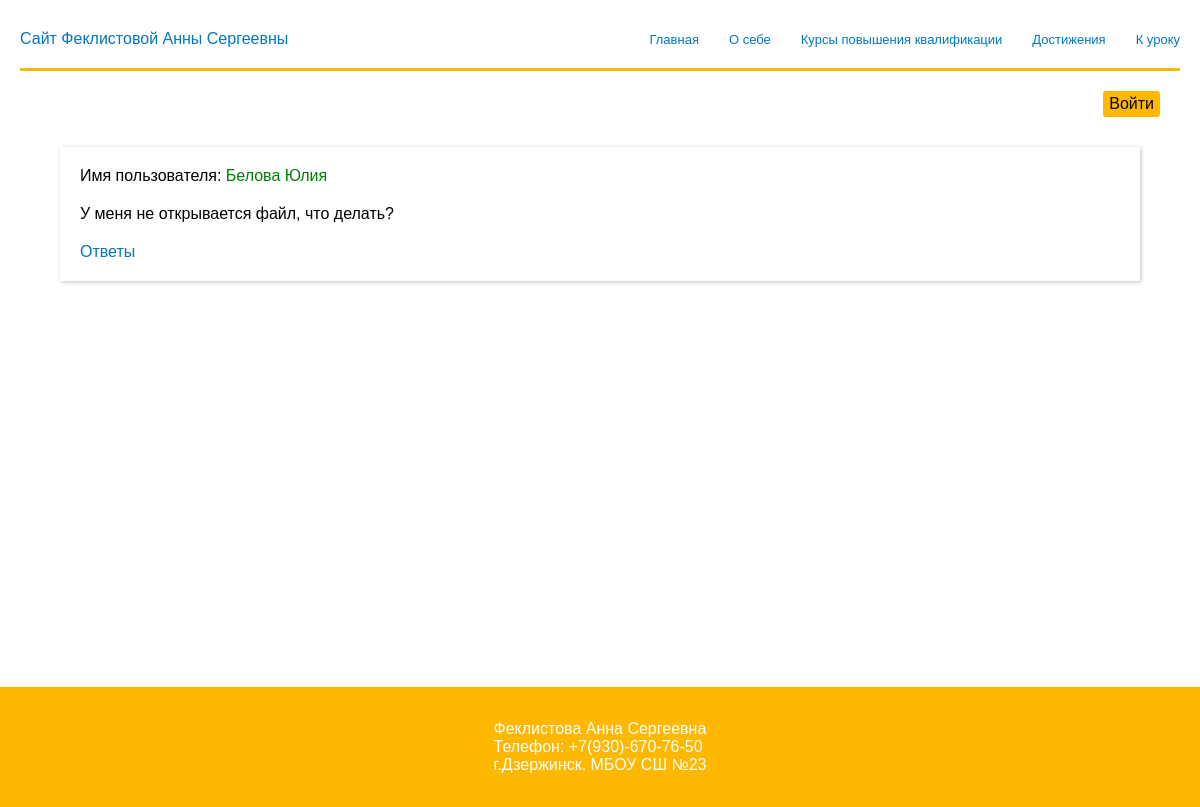
The app's page /questions.php?id=2&t=Потребности семьи with its own data.
### tables this page shows
CREATE TABLE `questions` (
  `id` int NOT NULL,
  `user_id` int DEFAULT NULL,
  `lesson_id` int DEFAULT NULL,
  `question` varchar(255) NOT NULL
);

CREATE TABLE `users` (
  `id` int NOT NULL,
  `login` varchar(16) NOT NULL,
  `name` varchar(35) NOT NULL,
  `surname` varchar(50) NOT NULL,
  `status_id` int NOT NULL,
  `password` varchar(120) NOT NULL
);

### questions.php (the view, shortened to what this page needs)
<?php
require_once 'database.php';
$query = "SELECT questions.id as id, name, surname, question FROM questions JOIN users ON users.id = questions.user_id WHERE lesson_id = '" . $_GET['id'] . "'";
$result = mysqli_query($link, $query);
for ($data = []; $row = mysqli_fetch_assoc($result); $data[] = $row);
?>
<!DOCTYPE html>
<html lang="en">
<head>
    <link rel="stylesheet" href="css/style.css">
</head>
<body>
    <header>
        <?php include "nav.php"; ?>
    </header>
    <main>
        <div class="questions">
            <?php
            if (empty($data)) {
                echo "На данный урок вопросов нет";
            } else {
                foreach ($data as $question) {
                    $id = $question['id'];
                    $name = $question['name'];
                    $surname = $question['surname'];
                    $question_text = $question['question'];
                    echo "
                    <div class='question'>
                        <div>
                           Имя пользователя: <span style='color:green;'>$surname $name</span>
                        </div>
                        <div>
                            $question_text
                        </div>
                        <div>
                            <a href='answers.php?id=$id'>Ответы</a>
                        </div>
                    ";
                    echo "</div>";
                }
            }
            ?>
        </div>
    </main>
    <?php include "footer.php"; ?>
</body>
</html>

### css/style.css (style rules this page uses)
:root { --link: #0077C0; --orange: #FFB800; --title: #009EFF; }
* { box-sizing: border-box; font-family: Verdana, Geneva, Tahoma, sans-serif; margin: 0; padding: 0; transition: 50ms ease; }
body { background-color: #fff; }
a { color: var(--link); text-decoration: none; }

### questions.php (style rules this page uses)
main { min-height: 65vh; }
.questions { width: 90%; margin: 0 auto; display: flex; flex-direction: column; gap: 20px; }
.question { padding: 20px; box-shadow: 1px 1px 4px rgba(0, 0, 0, .25); display: flex; flex-direction: column; gap: 20px; }

### records on screen
questions: user.surname "Белова", user.name "Юлия", question "У меня не открывается файл, что делать?"
